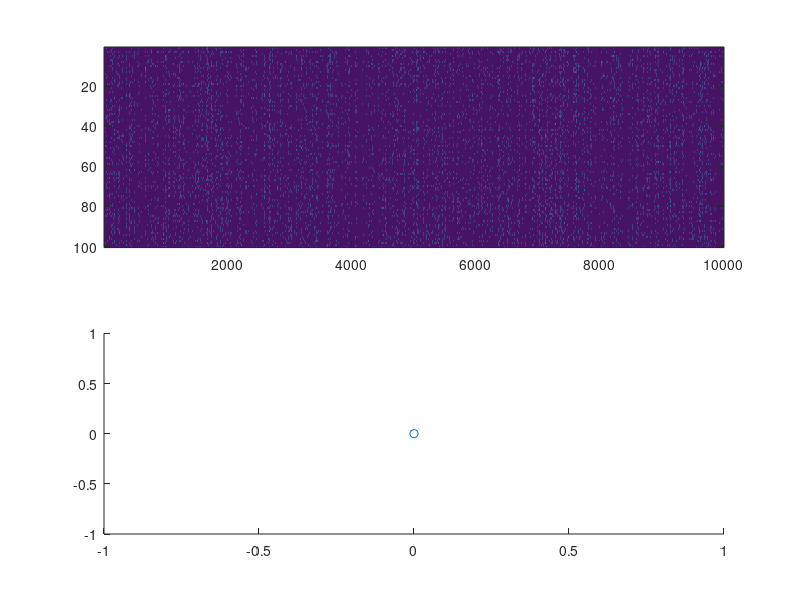

Here is the MATLAB script that generated this plot: (Note: this script raises an error after producing the figure.)
%Time
dt      = 0.01;
tend    = 100;
t       = 0:dt:tend;
T       = length(t);

%Neurons
pop = 100;
I   = 0.5.*ones(pop,T);
K = 10;
W = rand(pop)<=K./pop;
W(diag(diag(true(size(W)))))=0;

%Variables
x = zeros(pop,T);
s = zeros(pop,T);
randnum = zeros(pop,T);

spikes = nan(pop.*(tend).*150,2);
spikecounter = 0;

s(:,1) = rand(pop,1);

%Simulation
for n = 1:T-1

x(:,n) = W*s(:,n) + I(:,n);

randnum(:,n) = exprnd(50,[pop,1]);
%randnum(:,n) = exprnd(50);

if any(x(:,n) > randnum(:,n))

stateneurons = find(x(:,n) > randnum(:,n));
s(stateneurons,n+1) = 1;

numspikers = length(stateneurons);

spikes(spikecounter+1:spikecounter+numspikers,:) = [t(n).*ones(numspikers,1),stateneurons];
spikecounter = spikecounter+numspikers;

end

end

figure
subplot(2,1,1)
imagesc(x)
subplot(2,1,2)
scatter(spikes(1),spikes(2))

%%
p = linspace(0,15,10);
diffmat = diff(SpikeTimes,1,2);

loopval = size(SpikeTimes);

isiTimes = [];

for m = 1:loopval(1)-1
    
isiTimes = [isiTimes diffmat(m,:)];

end
    
[q,r] = hist(isiTimes,p);
plot(r,q)